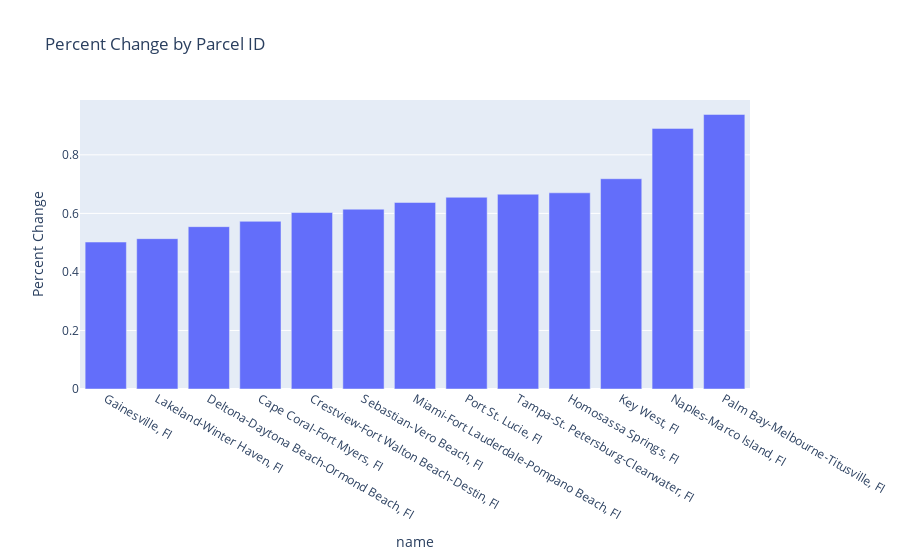

Write notebook code for a chart like this one.
### Code cell
import plotly.express as px

# Ensure 'parcl_id' is treated as a categorical variable by converting to string
hf = high_flyers.loc[high_flyers['parcl_id'].isin(s1.loc[s1['for_sale_inventory']>1000]['parcl_id'].tolist())]
hf = pd.merge(hf, metros[['parcl_id', 'name']], on='parcl_id')

# Sort the DataFrame based on 'change_since_date.percent_change'
ts_analysis_sorted = hf.sort_values('change_since_date.percent_change')

# Create an interactive bar chart
fig = px.bar(ts_analysis_sorted, x='name', y='change_since_date.percent_change',
             labels={'parcl_id': 'Parcel ID', 'change_since_date.percent_change': 'Percent Change'},
             title='Percent Change by Parcel ID',
             category_orders={'parcl_id': ts_analysis_sorted['parcl_id'].tolist()})  # This ensures the sorting order is preserved in the plot

fig.show()

### Figure 1 — Plotly figure (JSON) as saved in the notebook; plotly's stock layout.template omitted (floating-point values rounded to 4 significant figures)
{"data": [{"alignmentgroup": "True", "hovertemplate": "name=%{x}<br>Percent Change=%{y}<extra></extra>", "legendgroup": "", "marker": {"color": "#636efa", "pattern": {"shape": ""}}, "name": "", "offsetgroup": "", "orientation": "v", "showlegend": false, "textposition": "auto", "type": "bar", "x": ["Gainesville, Fl", "Lakeland-Winter Haven, Fl", "Deltona-Daytona Beach-Ormond Beach, Fl", "Cape Coral-Fort Myers, Fl", "Crestview-Fort Walton Beach-Destin, Fl", "Sebastian-Vero Beach, Fl", "Miami-Fort Lauderdale-Pompano Beach, Fl", "Port St. Lucie, Fl", "Tampa-St. Petersburg-Clearwater, Fl", "Homosassa Springs, Fl", "Key West, Fl", "Naples-Marco Island, Fl", "Palm Bay-Melbourne-Titusville, Fl"], "xaxis": "x", "y": [0.5021, 0.5136, 0.5546, 0.5728, 0.6029, 0.6143, 0.6373, 0.655, 0.6655, 0.6703, 0.7184, 0.8904, 0.938], "yaxis": "y"}], "layout": {"barmode": "relative", "legend": {"tracegroupgap": 0}, "title": {"text": "Percent Change by Parcel ID"}, "xaxis": {"anchor": "y", "domain": [0, 1], "title": {"text": "name"}}, "yaxis": {"anchor": "x", "domain": [0, 1], "title": {"text": "Percent Change"}}}}
